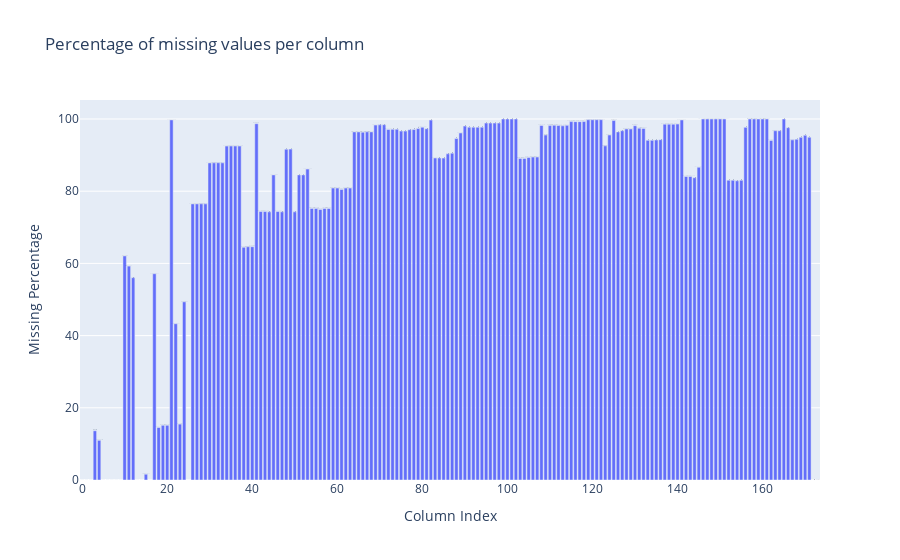

Write notebook code for a chart like this one.
### Code cell
# Création d'un DataFrame pour Plotly
missing_df = pd.DataFrame({
    "Column Index": range(len(columns_with_missing)),
    "Column": columns_with_missing.index,  
    "Missing Percentage": missing_percentage.values  
})

# bar chart with plotly
fig = px.bar(
    missing_df,
    x="Column Index",
    y="Missing Percentage",
    text="Column",  #info-bulle
    title="Percentage of missing values per column"
)
fig.show()

### Figure 1 — Plotly figure (JSON) as saved in the notebook; plotly's stock layout.template omitted (floating-point values rounded to 4 significant figures; data arrays with more than 128 entries replaced by an {"elided": "..."} marker saying what was removed)
{"data": [{"alignmentgroup": "True", "hovertemplate": "Column Index=%{x}<br>Missing Percentage=%{y}<br>Column=%{text}<extra></extra>", "legendgroup": "", "marker": {"color": "#636efa", "pattern": {"shape": ""}}, "name": "", "offsetgroup": "", "orientation": "v", "showlegend": false, "text": {"elided": "174 str values"}, "textposition": "auto", "type": "bar", "x": {"elided": "174 int values"}, "xaxis": "x", "y": {"elided": "174 float values"}, "yaxis": "y"}], "layout": {"barmode": "relative", "legend": {"tracegroupgap": 0}, "title": {"text": "Percentage of missing values per column"}, "xaxis": {"anchor": "y", "domain": [0, 1], "title": {"text": "Column Index"}}, "yaxis": {"anchor": "x", "domain": [0, 1], "title": {"text": "Missing Percentage"}}}}
